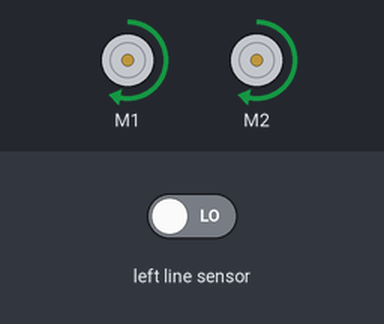
Simulated run of this program. Board: BBC micro:bit (MakeCode). Shown: 2 × DC motor (green arrow = forward, orange = backward, longer = faster). Inputs (shaded band) come from the test bench; at power-on: left line sensor LOW.

Above: at 0.1 s.
Timing chart, 0 to 1.6 s (numbered marks = the images above):
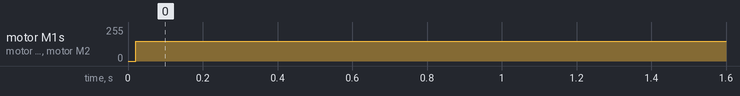

Measured:
- by itself, motor M1, motor M2: stopped → forward 150/255 at 0.02 s

The program:

main.ts
```typescript
basic.forever(function () {
    if (maqueen.readPatrol(maqueen.Patrol.PatrolLeft) == 0 && maqueen.readPatrol(maqueen.Patrol.PatrolLeft) == 0) {
        maqueen.motorRun(maqueen.Motors.M1, maqueen.Dir.CW, 150)
        maqueen.motorRun(maqueen.Motors.M2, maqueen.Dir.CW, 150)
    }
    if (maqueen.readPatrol(maqueen.Patrol.PatrolLeft) == 0 && maqueen.readPatrol(maqueen.Patrol.PatrolLeft) == 1) {
        maqueen.motorRun(maqueen.Motors.M1, maqueen.Dir.CW, 0)
        maqueen.motorRun(maqueen.Motors.M2, maqueen.Dir.CW, 150)
    }
    if (maqueen.readPatrol(maqueen.Patrol.PatrolLeft) == 1 && maqueen.readPatrol(maqueen.Patrol.PatrolLeft) == 0) {
        maqueen.motorRun(maqueen.Motors.M1, maqueen.Dir.CW, 150)
        maqueen.motorRun(maqueen.Motors.M2, maqueen.Dir.CW, 0)
    }
})
```

test.ts
```typescript
// aquí va el archivo "tests"; esto no se compilará cuando este paquete se utilice como una extensión.
```
